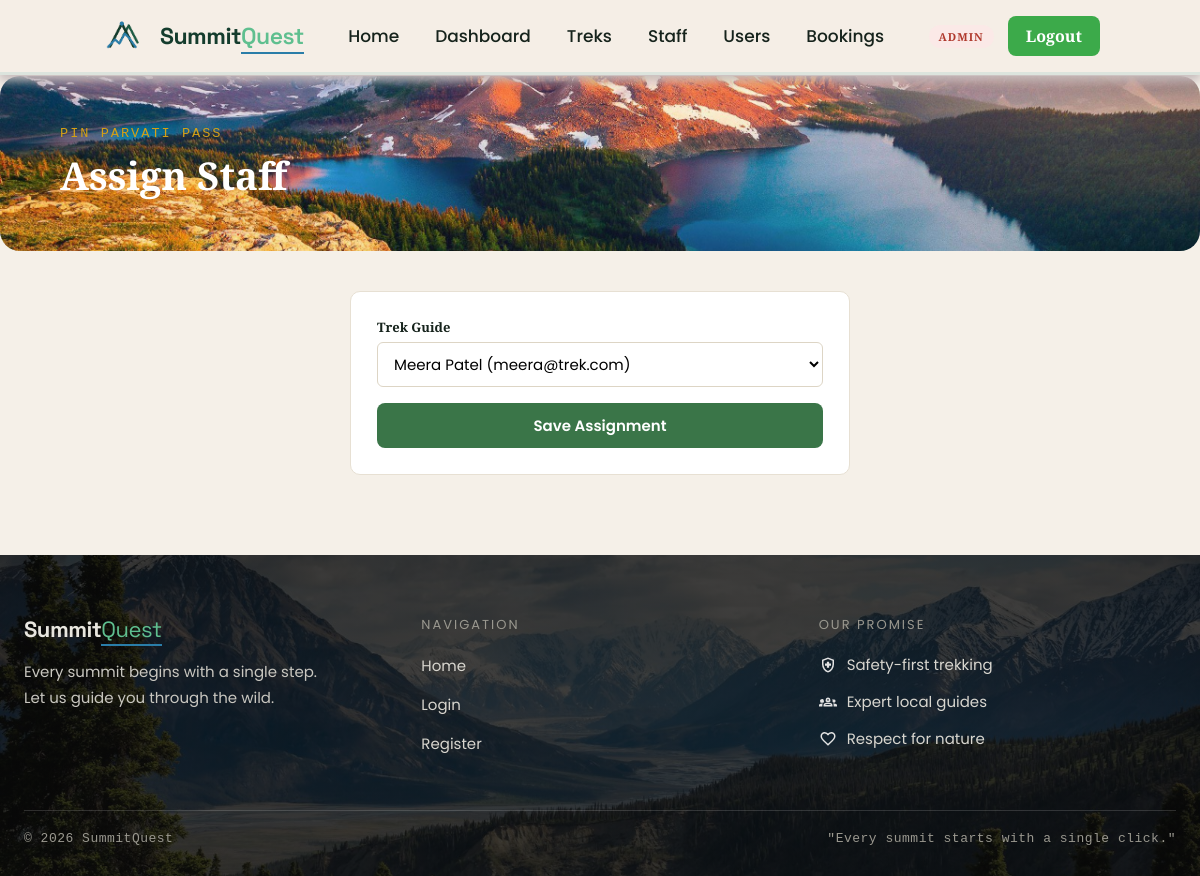
/admin/treks/6/assign (signed in), run on an earlier commit of the app's database.
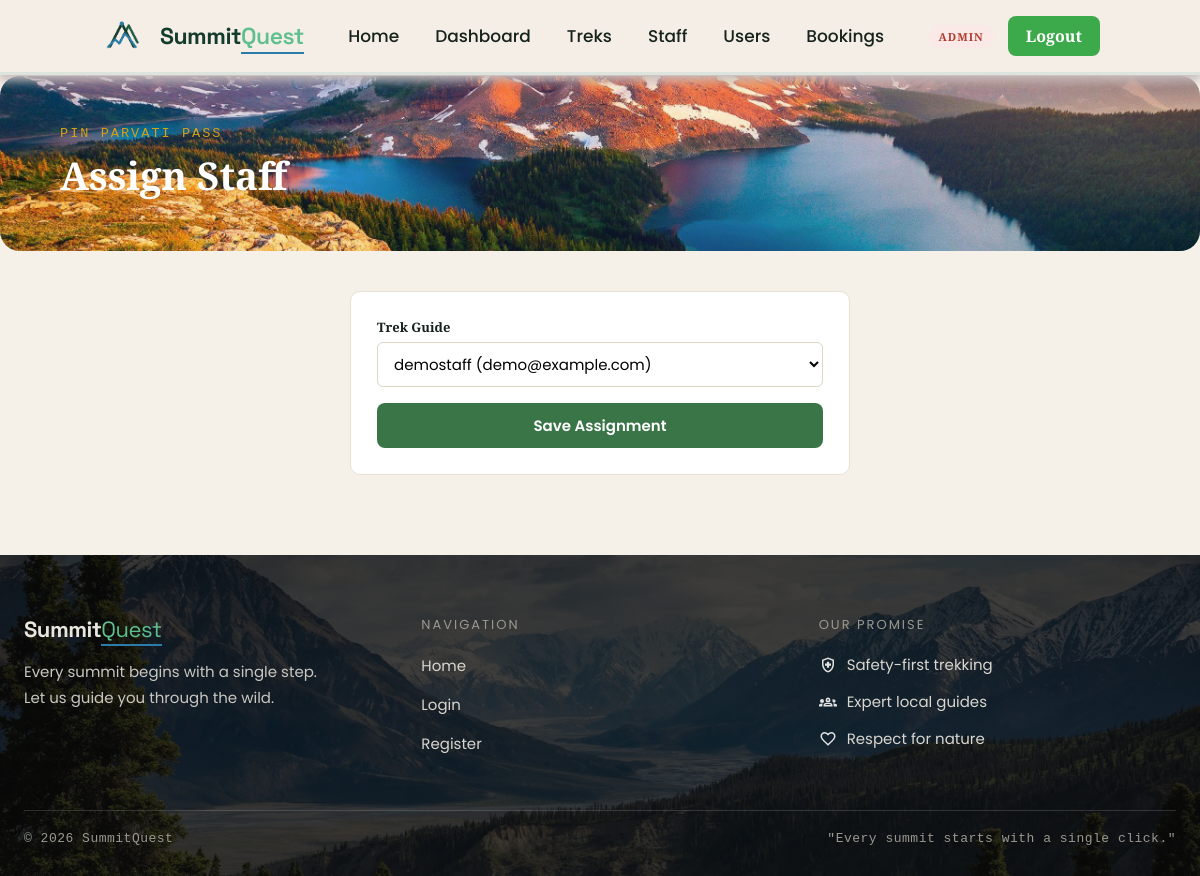
And on a later commit of the database.
### app/models.py (models this page shows, shortened)
class Treks(db.Model):
    __tablename__ = "trek"
    id = db.Column(db.Integer, primary_key = True)
    name = db.Column(db.String(256), nullable= False, index = True)
    location = db.Column(db.String(50), nullable= False, index = True)
    difficulty= db.Column(db.String(50), nullable = False, index = True)
    status = db.Column(db.String(50), nullable = False, default = "Pending")
    duration =  db.Column(db.Integer, nullable= False)
    starting_date = db.Column(db.Date, nullable= False)
    ending_date = db.Column(db.Date, nullable= False)
    is_blocked = db.Column(db.String(50),nullable = False,default = False)
    created_at = db.Column(db.DateTime, default=datetime.utcnow, nullable=False)
    capacity = db.Column(db.Integer, default = 10)
    available = db.Column(db.Integer, default = 10)
    description = db.Column(db.Text)
    updated_at = db.Column(db.DateTime, default=datetime.utcnow, onupdate=datetime.utcnow, nullable=False)
    price = db.Column(db.Float, default=0)
    altitude = db.Column(db.String(50), nullable=True)
    image_url = db.Column(db.String(500), nullable=True)
    highlights = db.Column(db.Text, nullable=True)
    requirements = db.Column(db.Text, nullable=True)
    assigned_staff_id = db.Column(db.Integer,db.ForeignKey("user.id"),nullable = True)
    bookings = db.relationship(
    "Bookings",
    backref="trek",
    cascade="all, delete-orphan")

class User(db.Model):
    __tablename__ = "user"
    id = db.Column(db.Integer,primary_key= True)
    full_name = db.Column(db.String(256), nullable = False)
    name = db.Column(db.String(256),nullable= False)
    email = db.Column(db.String(256),nullable= False,unique = True)
    pass_hash = db.Column(db.String(1000),nullable=False)
    contact = db.Column(db.String(13),nullable = True)
    role = db.Column(db.String(50),nullable = False,default = "trekker")
    address = db.Column(db.String(256), nullable=True)
    bio = db.Column(db.Text, nullable=True)
    is_approved = db.Column(db.Boolean, default=True, nullable=False)
    is_blacklisted = db.Column(db.Boolean, default=False, nullable=False)
    created_at =  db.Column(db.DateTime,default=datetime.utcnow)
    bookings = db.relationship(
    "Bookings",
    backref="user",
    cascade="all, delete-orphan")
    assigned_treks = db.relationship(
    "Treks",
    backref="staff_member",
    foreign_keys="Treks.assigned_staff_id")

### app/routes.py (the view)
@visit.route("/admin/treks/<int:trek_id>/assign", methods=["GET", "POST"])
@login_required
@admin_required
def admin_assign_staff(trek_id):
    trek = Treks.query.get_or_404(trek_id)
    if request.method == "POST":
        staff_id = request.form.get("staff_id")
        trek.assigned_staff_id = int(staff_id) if staff_id and staff_id != "0" else None
        db.session.commit()
        flash("Staff assigned!", "success")
        return redirect(url_for("visit.admin_treks"))
    approved_staff = User.query.filter_by(role="staff", is_approved=True, is_blacklisted=False).all()
    return render_template("admin/assign_staff.html", trek=trek, approved_staff=approved_staff)

### app/utils.py (called while the page is built)
def current_user():
    if 'user_id' not in session:
        return AnonUser()
    return SessionUser(session)

def login_required(f):
    @wraps(f)
    def wrapper(*args, **kwargs):
        if 'user_id' not in session:
            flash('Please log in to continue.', 'info')
            return redirect(url_for('visit.login'))
        return f(*args, **kwargs)
    return wrapper

def admin_required(f):
    @wraps(f)
    def wrapper(*args, **kwargs):
        if session.get('role') != 'admin':
            abort(403)
        return f(*args, **kwargs)
    return wrapper

### templates/admin/assign_staff.html (shortened to what this page needs)
{% extends "base.html" %}
{% import "macros.html" as m %}
{% block extra_css %}
<link rel="stylesheet" href="{{ url_for('static', filename='css/for_dashboard.css') }}">
{% endblock %}
{% block content %}
{{ m.page_header("Assign Staff", trek.name) }}
<div class="page-body">
    <div class="sq-card" style="max-width: 500px; margin: 0 auto;">
        <form method="post">
            <div class="field">
                <label>Trek Guide</label>
                <select name="staff_id">
                    {% for s in approved_staff %}
                    <option value="{{ s.id }}" {% if trek.assigned_staff_id == s.id %}selected{% endif %}>
                        {{ s.full_name }} ({{ s.email }})
                    </option>
                    {% endfor %}
                </select>
            </div>
            <button type="submit" class="btn btn-primary btn-block">Save Assignment</button>
        </form>
    </div>
</div>
{% endblock %}

### templates/base.html (shortened to what this page needs)
<!doctype html>
<html lang="en">
<head>
    <link href="{{ url_for('static', filename='css/style.css') }}" rel="stylesheet" />
    {% block extra_css %}{% endblock %}
</head>
<body>
<nav class="navbar">
    <a href="{{ url_for('visit.home') }}" class="brand">
        <img src="{{ url_for('static', filename='assets/logo-removebg-preview.png') }}" alt="logo" height="40px" width="50px">
        <span class="brand-name"><span class="main">Summit</span><span class="accent">Quest</span></span>
    </a>
    <ul class="nav-links">
        <li><a href="{{ url_for('visit.home') }}">Home</a></li>
        {% if current_user.is_authenticated %}
            {% if current_user.role == 'admin' %}
            <li><a href="{{ url_for('visit.admin_dashboard') }}">Dashboard</a></li>
            <li><a href="{{ url_for('visit.admin_treks') }}">Treks</a></li>
            <li><a href="{{ url_for('visit.admin_staff_list') }}">Staff</a></li>
            <li><a href="{{ url_for('visit.admin_users') }}">Users</a></li>
            <li><a href="{{ url_for('visit.admin_bookings') }}">Bookings</a></li>
            {% elif current_user.role == 'staff' %}
            <li><a href="{{ url_for('visit.staff_dashboard') }}">Dashboard</a></li>
            {% else %}
            <li><a href="{{ url_for('visit.user_dashboard') }}">Dashboard</a></li>
            <li><a href="{{ url_for('visit.browse_treks') }}">Treks</a></li>
            <li><a href="{{ url_for('visit.my_bookings') }}">My Bookings</a></li>
            {% endif %}
        {% else %}
            <li><a href="#treks_redirect">Treks</a></li>
        {% endif %}
    </ul>
    <div class="nav-actions">
        {% if current_user.is_authenticated %}
        <span class="role-pill role-{{ current_user.role }}">{{ current_user.role }}</span>
        <a href="{{ url_for('visit.logout') }}" class="btn-register">Logout</a>
        {% else %}
        <a href="{{ url_for('visit.login') }}" class="btn-login">Login</a>
        <a href="{{ url_for('visit.register') }}" class="btn-register">Register</a>
        {% endif %}
    </div>
</nav>
<main class="site-main">
    {% block content %}{% endblock %}
</main>
<footer class="site-footer">
    <div class="footer-inner">
        <div class="footer-columns">
            <div class="footer-col">
                <div class="brand-name">Summit<span class="accent">Quest</span></div>
                <p>Every summit begins with a single step.<br>Let us guide you through the wild.</p>
            </div>
            <div class="footer-col">
                <div class="col-heading">Navigation</div>
                <ul>
                    <li><a href="{{ url_for('visit.home') }}">Home</a></li>
                    <li><a href="{{ url_for('visit.login') }}">Login</a></li>
                    <li><a href="{{ url_for('visit.register') }}">Register</a></li>
                </ul>
            </div>
            <div class="footer-col">
                <div class="col-heading">Our Promise</div>
                <ul class="promise-list">
                    <li class="promos">
                        <img src="{{ url_for('static', filename='assets/safety.svg') }}" alt="Safety">
                        Safety-first trekking
                    </li>
                    <li class="promos">
                        <img src="{{ url_for('static', filename='assets/expert.svg') }}" alt="Expert">
                        Expert local guides
                    </li>
                    <li class="promos">
                        <img src="{{ url_for('static', filename='assets/love.svg') }}" alt="Love">
                        Respect for nature
                    </li>
                </ul>
            </div>
        </div>
        <hr class="footer-divider">
        <div class="footer-bottom">
            <span>&copy; 2026 SummitQuest</span>
            <span>"Every summit starts with a single click."</span>
        </div>
    </div>
</footer>
</body>
</html>

### templates/macros.html (shortened to what this page needs)
{% macro page_header(title, subtitle) %}
<div class="page-header">
    <div class="page-header-inner">
        {% if subtitle %}<p class="page-header-eyebrow">{{ subtitle }}</p>{% endif %}
        <h1 class="page-header-title">{{ title }}</h1>
    </div>
</div>
{% endmacro %}

### static/css/style.css (style rules this page uses)
* { margin: 0; padding: 0; box-sizing: border-box; }
html { scroll-behavior: smooth; }
body { font-family: 'Playfair Display', 'Poppins', sans-serif; background-color: #f5f0e8; color: #16231C; }
a { color: inherit; }
.navbar { position: fixed; top: 0; left: 0; width: 100%; display: flex; align-items: center; justify-content: space-between; padding: 16px 100px; background-color: rgb(245, 238, 230); border-bottom: 3px solid #DCE4DD; z-index: 100; box-shadow: 0px 5px 10px 1px rgb(198, 188, 188); }
.brand { display: flex; align-items: center; gap: 10px; text-decoration: none; }
.brand-name { font-family: 'Space Grotesk', 'Poppins', sans-serif; font-size: 23px; letter-spacing: -0.5px; white-space: nowrap; }
.brand-name .main { font-weight: 700; color: #143C2D; }
.brand-name .accent { color: #5fbf8f; font-weight: 600; border-bottom: 2px solid #2A7DA8; padding-bottom: 1px; }
.nav-links { display: flex; list-style: none; gap: 36px; }
.nav-links a { text-decoration: none; color: #16231C; font-weight: 500; font-size: 17px; padding-bottom: 4px; border-bottom: 2px solid transparent; transition: all 0.8s ease; }
.nav-actions { display: flex; align-items: center; gap: 14px; }
.btn-register { text-decoration: none; font-weight: 600; font-size: 16px; color: #FFFFFF; background: #3caa4a; padding: 9px 18px; border-radius: 8px; transition: all 0.8s ease; }
.role-pill { font-size: 11px; font-weight: 700; text-transform: uppercase; letter-spacing: 1px; padding: 4px 10px; border-radius: 20px; background: #eef4ee; color: #2f5d3a; }
.role-pill.role-admin { background: #fbe9e7; color: #b03a2e; }
.btn { display: inline-block; font-family: 'Poppins', sans-serif; font-weight: 600; font-size: 15px; text-decoration: none; border: none; border-radius: 8px; padding: 11px 22px; cursor: pointer; text-align: center; }
.btn-primary { background: #3a7548; color: #fff; }
.btn-block { width: 100%; transition: all 0.8s ease; }
.field { margin-bottom: 16px; text-align: left; }
.field label { display: block; font-size: 13px; font-weight: 700; margin-bottom: 6px; }
.field input, .field select, .field textarea { width: 100%; padding: 10px 12px; font-size: 15px; font-family: 'Poppins', sans-serif; border: 1px solid #ddd5c5; border-radius: 6px; background: #fff; }
.site-footer { position: relative; background-image: linear-gradient(rgba(10, 10, 10, 0.78), rgba(10, 10, 10, 0.78)), url('../assets/footer_image.jpg'); background-size: cover; background-position: center; color: #e8e6df; padding: 60px 24px 30px; width: 100%; }
.footer-inner { max-width: 1200px; margin: 0 auto; }
.footer-columns { display: flex; flex-wrap: wrap; gap: 40px; justify-content: space-between; }
.footer-col { flex: 1 1 220px; min-width: 220px; }
.footer-col .brand-name { font-size: 22px; font-weight: bold; margin-bottom: 16px; }
.footer-col .brand-name .accent { color: #5fbf8f; font-weight: normal; border-bottom: 2px solid #2A7DA8; }
.footer-col p { font-size: 15px; line-height: 1.7; color: #c9c7c0; }
.col-heading { font-size: 13px; letter-spacing: 2px; text-transform: uppercase; color: #9a988f; margin-bottom: 18px; }
.footer-col ul { list-style: none; }
.footer-col ul li { margin-bottom: 14px; }
.footer-col ul li a { color: #d8d6cf; text-decoration: none; font-size: 15px; }
.promise-list li { display: flex; align-items: center; gap: 10px; font-size: 15px; color: #d8d6cf; }
.promise-list img { width: 18px; height: 18px; }
.footer-divider { border: none; border-top: 1px solid rgba(255, 255, 255, 0.15); margin: 40px 0 20px; }
.footer-bottom { display: flex; flex-wrap: wrap; justify-content: space-between; gap: 8px; font-family: 'Courier New', monospace; font-size: 13px; color: #9a988f; letter-spacing: 0.5px; }

### static/css/for_dashboard.css (style rules this page uses)
.page-header { position: relative; margin-top: 76px; padding: 50px 60px; background-image: url(../assets/new-mountain.jpg); background-size: cover; background-position: center; color: #fff; border-radius: 20px; }
.page-header-inner { position: relative; max-width: 1200px; margin: 0 auto; }
.page-header-eyebrow { font-family: 'Courier New', monospace; letter-spacing: 2px; font-size: 0.85rem; text-transform: uppercase; color: #d4a017; margin-bottom: 8px; }
.page-header-title { font-family: 'Playfair Display', serif; font-size: 2.4rem; }
a { text-decoration: none; }
.page-body { max-width: 1200px; margin: 0 auto; padding: 40px 24px 80px; }
.sq-card { background: #fff; border: 1px solid #e7e0d3; border-radius: 10px; padding: 26px; margin-bottom: 26px; }

What changed in the data, as far as the page shows it:
changed Treks "PIN PARVATI PASS": staff_id "Meera Patel (meera@trek.com)" → "demostaff (demo@example.com)"
